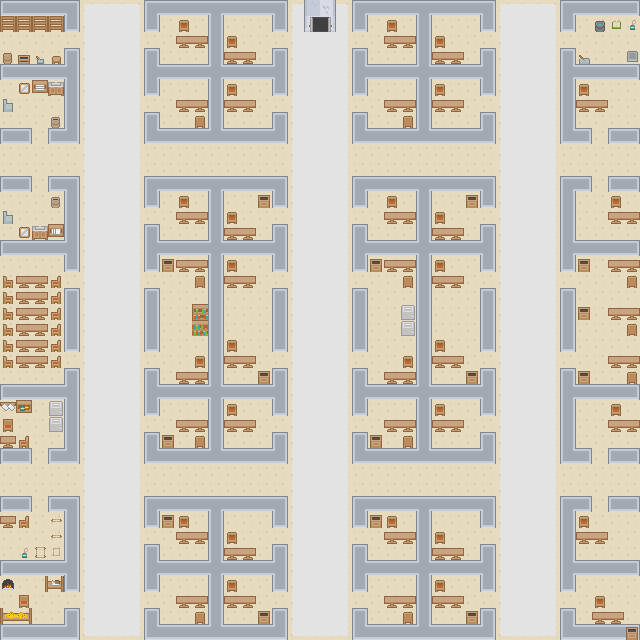

Rendered tile map (Tiled .tmx) drawn with the repository's tilesets; below, a short description and the map source with its tile grids summarised:
An orthogonal 40x40 tile map with 16x16 px tiles, 7 tile layers (Boundaries, Floor, Walkways, Walls, ...) and 5 objects (SpawnPoint, Bear Bottle, Invitation, misterChester, oldLadyNazi).

<map version="1.2" tiledversion="1.3.1" orientation="orthogonal" renderorder="right-down" compressionlevel="0" width="40" height="40" tilewidth="16" tileheight="16" infinite="0" nextlayerid="13" nextobjectid="19">
 <editorsettings>
  <export target="../levels/level1.json" format="json" />
 </editorsettings>
 <tileset firstgid="1" name="mainTileSheet" tilewidth="16" tileheight="16" spacing="1" tilecount="1767" columns="57">
  <image source="../tilesheets/mainTileSheet.png" width="968" height="526" />
 </tileset>
 <layer id="4" name="Boundaries" width="40" height="40">
  <data>[1600 cells, 157 non-empty, 7 distinct tile ids]</data>
 </layer>
 <layer id="1" name="Floor" width="40" height="40">
  <data>[1600 cells, 1600 non-empty, 1 distinct tile ids]</data>
 </layer>
 <layer id="3" name="Walkways" width="40" height="40">
  <data>[1600 cells, 480 non-empty, 9 distinct tile ids]</data>
 </layer>
 <layer id="7" name="Walls" width="40" height="40">
  <data>[1600 cells, 440 non-empty, 15 distinct tile ids]</data>
 </layer>
 <layer id="2" name="Furnishings" width="40" height="40">
  <data>[1600 cells, 208 non-empty, 39 distinct tile ids]</data>
 </layer>
 <layer id="5" name="Decorations 1" width="40" height="40">
  <data>[1600 cells, 2 non-empty, 2 distinct tile ids]</data>
 </layer>
 <layer id="8" name="Decorations 2" width="40" height="40">
  <data>[1600 cells, 4 non-empty, 4 distinct tile ids]</data>
 </layer>
 <objectgroup id="6" name="Player" visible="0">
  <object id="1" name="SpawnPoint" type="SpawnPoint" x="319.614" y="50.4491">
   <point />
  </object>
 </objectgroup>
 <objectgroup id="9" name="Clues">
  <object id="8" name="Clue" type="Bear Bottle" gid="853" x="239.197" y="58.7913" width="16" height="16">
   <properties>
    <property name="client" value="misterChester" />
    <property name="clueId" value="bottle" />
   </properties>
  </object>
  <object id="9" name="Clue" type="Invitation" gid="898" x="381.65" y="44.01" width="16" height="16">
   <properties>
    <property name="client" value="misterChester" />
    <property name="clueId" value="invitation" />
   </properties>
  </object>
 </objectgroup>
 <objectgroup id="11" name="ClientSpawns">
  <object id="14" name="misterChester" x="110.376" y="160.713">
   <point />
  </object>
  <object id="16" name="oldLadyNazi" x="319.182" y="133.826">
   <point />
  </object>
 </objectgroup>
</map>
